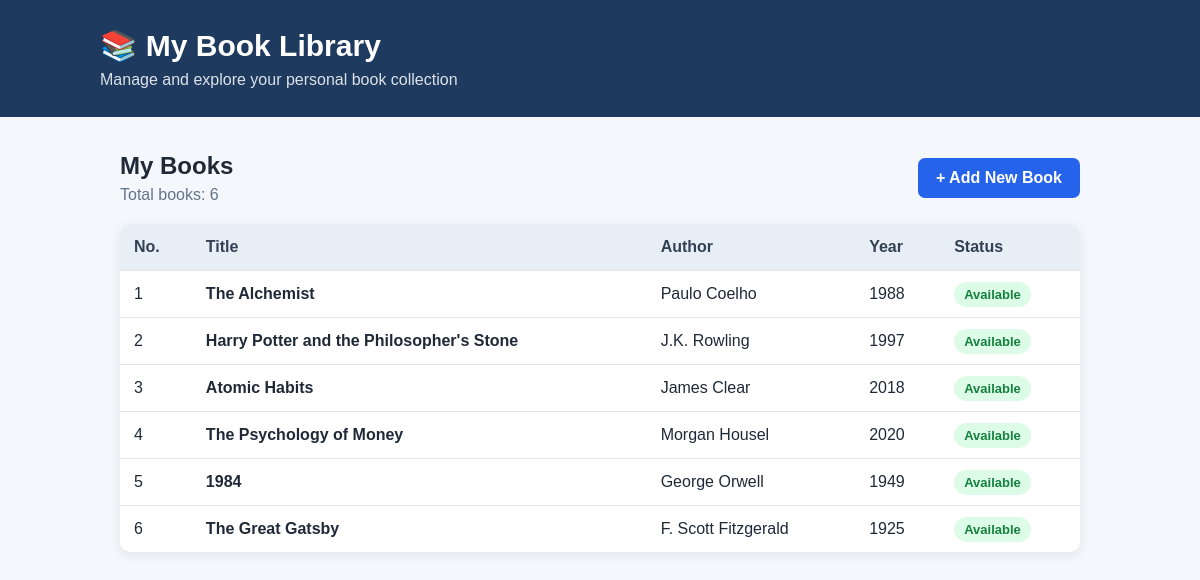
The page / on the database its author committed.
### books/models.py (models this page shows, shortened)
class Book(models.Model):
    title = models.CharField(max_length=200)
    author = models.CharField(max_length=100)
    year_published = models.IntegerField()
    is_available = models.BooleanField(default=True)

### books/views.py (the view)
# urls.py: path('', views.book_list, name='book_list'),
def book_list(request):
    books = Book.objects.all()
    return render(request, 'books/book_list.html', {'books': books})

### books/templates/books/book_list.html (shortened to what this page needs)
<!DOCTYPE html>
<html lang="en">
<head>
</head>
<body>
    <div class="header">
        <div class="header-content">
            <h1>📚 My Book Library</h1>
            <p>Manage and explore your personal book collection</p>
        </div>
    </div>
    <div class="container">
        <div class="top-section">
            <div>
                <h2>My Books</h2>
                <div class="count">Total books: {{ books|length }}</div>
            </div>
            <a class="button" href="{% url 'add_book' %}">
                + Add New Book
            </a>
        </div>
        <div class="table-card">
            <table>
                <thead>
                    <tr>
                        <th>No.</th>
                        <th>Title</th>
                        <th>Author</th>
                        <th>Year</th>
                        <th>Status</th>
                    </tr>
                </thead>
                <tbody>
                    {% for book in books %}
                    <tr>
                        <td>{{ forloop.counter }}</td>
                        <td><strong>{{ book.title }}</strong></td>
                        <td>{{ book.author }}</td>
                        <td>{{ book.year_published }}</td>
                        <td>
                            {% if book.is_available %}
                                <span class="status">Available</span>
                            {% else %}
                                <span class="status">Issued</span>
                            {% endif %}
                        </td>
                    </tr>
                    {% empty %}
                    <tr>
                        <td colspan="5" class="empty">
                            No books available yet. Add your first book!
                        </td>
                    </tr>
                    {% endfor %}
                </tbody>
            </table>
        </div>
    </div>
</body>
</html>

### books/templates/books/book_list.html (style rules this page uses)
* { box-sizing: border-box; }
body { margin: 0; font-family: Arial, sans-serif; background: #f4f7fb; color: #1f2937; }
.header { background: #1e3a5f; color: white; padding: 28px 20px; }
.header-content { max-width: 1000px; margin: auto; }
.header h1 { margin: 0; font-size: 30px; }
.header p { margin: 8px 0 0; opacity: 0.85; }
.container { max-width: 1000px; margin: 35px auto; padding: 0 20px; }
.top-section { display: flex; justify-content: space-between; align-items: center; margin-bottom: 20px; }
.top-section h2 { margin: 0; }
.count { color: #64748b; margin-top: 6px; }
.button { background: #2563eb; color: white; text-decoration: none; padding: 11px 18px; border-radius: 7px; font-weight: bold; }
.table-card { background: white; border-radius: 10px; overflow: hidden; box-shadow: 0 3px 12px rgba(0,0,0,0.08); }
table { width: 100%; border-collapse: collapse; }
th { background: #e8eef6; color: #334155; text-align: left; padding: 14px; }
td { padding: 14px; border-top: 1px solid #e5e7eb; }
.status { color: #15803d; background: #dcfce7; padding: 5px 10px; border-radius: 15px; font-size: 13px; font-weight: bold; }

### rows shown on the page
Book: title "The Alchemist", author "Paulo Coelho", year_published "1988", is_available "Available"
Book: title "Harry Potter and the Philosopher's Stone", author "J.K. Rowling", year_published "1997", is_available "Available"
Book: title "Atomic Habits", author "James Clear", year_published "2018", is_available "Available"
Book: title "The Psychology of Money", author "Morgan Housel", year_published "2020", is_available "Available"
Book: title "1984", author "George Orwell", year_published "1949", is_available "Available"
Book: title "The Great Gatsby", author "F. Scott Fitzgerald", year_published "1925", is_available "Available"

### other values the page prints
{{ books|length }} "6"
